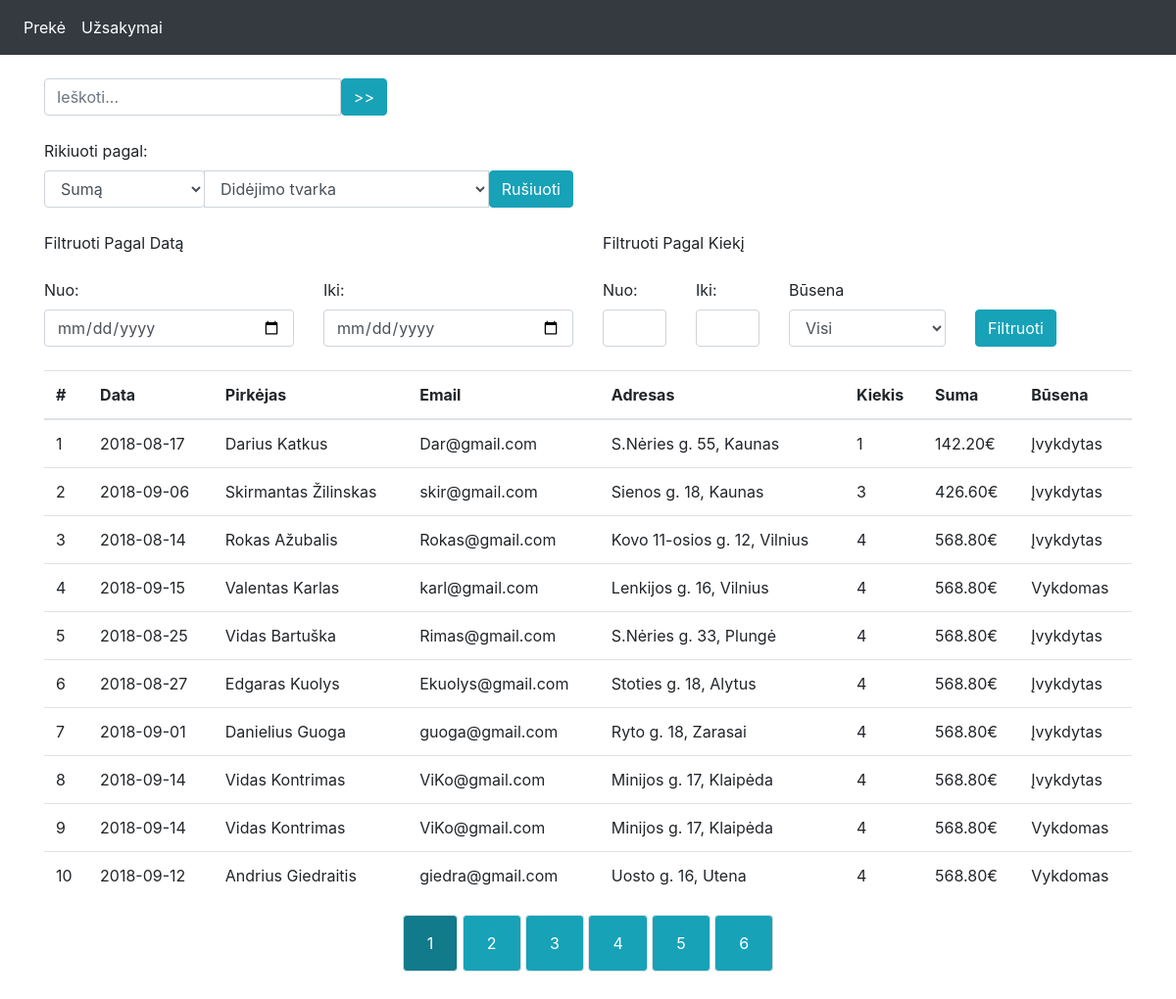
/order, run on the app's committed database.
### tables this page shows
CREATE TABLE `orders` (
  `id` int(11) NOT NULL,
  `product_id` int(11) NOT NULL,
  `quantity` int(11) NOT NULL,
  `total_price` decimal(13,2) NOT NULL,
  `adress` varchar(50) NOT NULL,
  `city` varchar(50) NOT NULL,
  `customer_name` varchar(50) NOT NULL,
  `order_date` date NOT NULL,
  `status` varchar(50) NOT NULL DEFAULT 'Vykdomas',
  `customer_last_name` varchar(50) NOT NULL,
  `customer_email` varchar(50) NOT NULL
);

### libs/View.php (called while the page is built, shortened)
<?php
class View
{
	public function view($viewScript)
	{
		require("views/$viewScript.php");
	}
}

### Controllers/OrderController.php (called while the page is built, shortened)
<?php
require_once 'Models/Order.php';
class OrderController extends Controller
{
	public function index()
	{
		$this->view->perPage = 10;
		if (isset($_GET['page'])) {
			$this->view->page = $_GET['page'];
		} else {
			$this->view->page = 1;
		}
		$this->view->pageFirstRecord = ($this->view->page - 1) * $this->view->perPage;
		if (isset($_GET['orderby']) && isset($_GET['direction'])) {
			$this->view->orderby = $_GET['orderby'];
			$this->view->direction = $_GET['direction'];
		} else {
			$this->view->orderby = 'total_price';
			$this->view->direction = 'ASC';
		}
		if (!empty($_GET['date1']) && !empty($_GET['date2'])) {
			$this->view->date1 = $_GET['date1'];
			$this->view->date2 = $_GET['date2'];
		} else {
			$this->view->date1 = '2000-01-01';
			$this->view->date2 = '2200-01-01';
		}
		$order = new Order;
		$this->view->orders = $order->selectOrders($_GET);
        $this->view->view('orders/index');
	}
}

### index.php (called while the page is built)
<?php
require 'Kernel/App.php';
new App();

### Models/Model.php (called while the page is built, shortened)
<?php
require_once 'libs/Dbh.php';
class Model
{
    public function select($sql)
    {
        $dbh = new Dbh;
        $this->pdo = $dbh->connect();
        $query = $this->pdo->prepare($sql);
        $query->execute();
        return $query->fetchAll(PDO::FETCH_ASSOC);
    }
}

### libs/Dbh.php (called while the page is built, shortened)
<?php
class Dbh
{
    public $pdo;
    public function connect()
    {
        $this->host = '127.0.0.1';
        $this->user = 'root';
        $this->password = '';
        $this->dbname = 'nfq';
        $this->charset = 'utf8mb4';
        $dsn = 'mysql:host='.$this->host.';dbname='.$this->dbname.';charset='.$this->charset;
        try {
            $this->pdo = new PDO($dsn,$this->user,$this->password);
        } catch (\Exception $e) {
            echo $e;
        }
        return $this->pdo;
    }
}

### Models/Order.php (called while the page is built, shortened)
<?php
require_once 'Models/Model.php';
class Order extends Model
{
    public function selectOrders($data)
    {
        if (isset($data['orderby']) && isset($data['direction'])) {
			$orderby = $data['orderby'].' '.$data['direction'];
		} else {
			$orderby = "total_price ASC";
		}
		if (!empty($data['date1']) && !empty($data['date2'])) {
			$date = "WHERE order_date BETWEEN '".$data['date1']."' AND '" .$data['date2']."'";
		} else {
			$date = "WHERE order_date > 2000-01-01";
		}
		if (!empty($data['quantity1']) && !empty($data['quantity2'])) {
			$quantity = "AND quantity BETWEEN ".$data['quantity1']." AND " .$data['quantity2'];
		} else {
			$quantity = '';
		}
		if (!empty($data['status'])) {
			$status = "AND status = '".$data['status']."'";
		} else {
			$status = '';
		}
		if (!empty($data['search'])) {
			$search = htmlspecialchars($data['search']);
			$search = "AND (customer_name LIKE '%$search%' OR customer_last_name LIKE '%$search%' OR adress LIKE '%$search%' OR city LIKE '%$search%' )";
		} else {
			$search = '';
		}
        $sql = "SELECT * FROM orders $date $quantity $status $search ORDER BY $orderby";
		return $this->select($sql);
    }
}

### views/orders/index.php (the view, shortened to what this page needs)
<?php include 'views/layouts/header.php';?>
<form action="/order" method="GET">
    <div class="row mt-4">
        <div class="input-group col-6 col-md-4">
            <input class="form-control" type="text" name="search" value="<?= !empty($this->search) ? $this->search : '' ?>" placeholder="Ieškoti...">
            <button class="btn btn-info" type="submit" name="button">>></button>
        </div>
    </div>
</form>
<form action="/order" method="GET">
    <div class="row mt-4">
        <div class="col-12">
            <label for="sort">Rikiuoti pagal:</label>
        </div>
        <div class="input-group col-12 col-md-6 mb-4">
            <div class="input-group-prepend">
                    <select id="sort" class="form-control" name="orderby">
                        <option <?= ($this->orderby == 'total_price') ? 'selected="selected"' : '' ?> value="total_price">Sumą</option>
                    </select>
            </div>
            <select class="form-control" name="direction">
                <option <?= ($this->direction == 'ASC') ? 'selected="selected"' : '' ?> value="ASC">Didėjimo tvarka</option>
            </select>
            <button class="btn btn-info" type="submit" name="button">Rušiuoti</button>
        </div>
    </div>
</form>
<form class="" action="/order" method="GET">
    <div class="row">
        <div class="col-12 col-lg-6">
            <div class="row">
                <div class="col-12 mb-4">
                    Filtruoti Pagal Datą
                </div>
                <div class="input-group col-6">
                    <label for="from">Nuo: </label>
                </div>
                <div class="input-group col-6">
                    <label for="to">Iki: </label>
                </div>
                <div class="input-group col-6 mb-4">
                    <input class="form-control" id="from" class="ml-1" type="date" name="date1">
                </div>
                <div class="input-group col-6 mb-4">
                    <input class="form-control" id="to" class="ml-1" type="date" name="date2">
                </div>
            </div>
        </div>
        <div class="col-12 col-lg-6">
            <div class="row">
                <div class="col-12 mb-4">
                    Filtruoti Pagal Kiekį
                </div>
                <div class="input-group col-2">
                    <label for="from">Nuo: </label>
                </div>
                <div class="input-group col-2">
                    <label for="to">Iki: </label>
                </div>
                <div class="input-group col-8">
                    <label for="to">Būsena </label>
                </div>
                <div class="input-group col-2 mb-4">
                    <input id="from" class="form-control" class="ml-1" type="number" min="0" name="quantity1" value="<?= !empty($this->quantity1) ? $this->quantity1 : '' ?>">
                </div>
                <div class="input-group col-2 mb-4">
                    <input id="to" class="form-control" class="ml-1" type="number" min="0" name="quantity2" value="<?= !empty($this->quantity2) ? $this->quantity2 : '' ?>">
                </div>
                <div class="input-group col-4 mb-4">
                    <select id="status" class="form-control" name="status">
                        <option <?= (!empty($this->status) && $this->status == '') ? 'selected="selected"' : '' ?> value="">Visi</option>
                    </select>
                </div>
                <div class="input-group col-3 mb-4">
                    <button class="btn btn-info" type="submit">Filtruoti</button>
                </div>
            </div>
        </div>
    </div>
</form>
<table class="table">
    <thead>
        <tr>
        <th>#</th>
        <th>Data</th>
        <th>Pirkėjas</th>
        <th>Email</th>
        <th>Adresas</th>
        <th>Kiekis</th>
        <th>Suma</th>
        <th>Būsena</th>
        </tr>
    </thead>
    <tbody>
        <?php for ($i = $this->pageFirstRecord; $i < count($this->orders) && $i < $this->pageFirstRecord + $this->perPage; $i++) :?>
            <tr>
              <td><?= $i+1 ?></td>
              <td><?= $this->orders[$i]['order_date'] ?></td>
              <td><?= $this->orders[$i]['customer_name'].' '.$this->orders[$i]['customer_last_name'] ?></td>
              <td><?= $this->orders[$i]['customer_email'] ?></td>
              <td><?= $this->orders[$i]['adress'].', '.$this->orders[$i]['city']?></td>
              <td><?= $this->orders[$i]['quantity']?></td>
              <td><?= number_format($this->orders[$i]['total_price'],2)?>€</td>
              <td><?= $this->orders[$i]['status']?></td>
            </tr>
        <?php endfor; ?>
    </tbody>
</table>
<div class="mb-5 text-center">
    <?php for ($i = 1, $a = 0; $a < count($this->orders) ; $a += $this->perPage, $i++) :?>
        <a class="border btn px-4 py-3 btn-info <?= ($this->page == $i) ? 'active' : '' ?>"
            href="/order?page=<?= $i ;?>&orderby=<?=$this->orderby ?>&direction=<?= $this->direction ?>&date1=<?=$this->date1 ?>&date2=<?=$this->date2 ?><?=!empty($this->quantity1) ? '&quantity1='.$this->quantity1 : ''?><?=!empty($this->quantity2) ? '&quantity2='.$this->quantity2 : '' ?><?=!empty($this->status) ? '&status='.$this->status : ''?><?= !empty($this->search) ? '&search='.$this->search : '' ?>">
            <?= $i ;?>
        </a>
    <?php endfor; ?>
</div>
<?php include 'views/layouts/footer.php' ?>

### Kernel/App.php (shortened to what this page needs)
<?php
class App
{
    public function __construct()
    {
        $tokens = explode('?',rtrim($_SERVER['REQUEST_URI']));
        $tokens = explode('/',rtrim($tokens[0]));
        $controllerName = ucfirst($tokens[1]).'Controller';
        if (file_exists('Controllers/'.$controllerName.'.php')) {
            $controller = new $controllerName;
            if (isset($tokens[2])) {
                if (method_exists($controllerName,$tokens[2])) {
                    $method = $tokens[2];
                    if (isset($tokens[3])) {
                        $controller->{$method}($tokens[3]);
                    } else {
                        $controller->{$method}();
                    }
                } else {
                    require_once('Controllers/ErrorController.php');
        			$controller = new ErrorController;
        			$controller->index();
                }
            } else {
				$controller->index();
            }
        } else {
			require_once('Controllers/ErrorController.php');
			$controller = new ErrorController;
			$controller->index();
		}
    }
}

### views/layouts/header.php (shortened to what this page needs)
<!DOCTYPE html>
<html>
	<head>
        <link href="https://stackpath.bootstrapcdn.com/bootstrap/4.1.3/css/bootstrap.min.css" rel="stylesheet">
	</head>
	<body>
        <nav class="navbar navbar-expand navbar-dark bg-dark mr-auto">
            <ul class="navbar-nav mr-auto">
              <li class="nav-item">
                <a class="nav-link text-white" href="/">Prekė</a>
              </li>
              <li class="nav-item">
                <a class="nav-link text-white" href="/order">Užsakymai</a>
              </li>
            </ul>
        </nav>
		<div class="container">

### views/layouts/footer.php
        </div>
    </body>
</html>

### data on the page
orders: order_date "2018-08-17", customer_name "Darius", customer_last_name "Katkus", customer_email "Dar@gmail.com", adress "S.Nėries g. 55", city "Kaunas", quantity "1", total_price "142.20", status "Įvykdytas"
orders: order_date "2018-09-06", customer_name "Skirmantas", customer_last_name "Žilinskas", customer_email "skir@gmail.com", adress "Sienos g. 18", city "Kaunas", quantity "3", total_price "426.60", status "Įvykdytas"
orders: order_date "2018-08-14", customer_name "Rokas", customer_last_name "Ažubalis", customer_email "Rokas@gmail.com", adress "Kovo 11-osios g. 12", city "Vilnius", quantity "4", total_price "568.80", status "Įvykdytas"
orders: order_date "2018-09-15", customer_name "Valentas", customer_last_name "Karlas", customer_email "karl@gmail.com", adress "Lenkijos g. 16", city "Vilnius", quantity "4", total_price "568.80", status "Vykdomas"
orders: order_date "2018-08-25", customer_name "Vidas", customer_last_name "Bartuška", customer_email "Rimas@gmail.com", adress "S.Nėries g. 33", city "Plungė", quantity "4", total_price "568.80", status "Įvykdytas"
orders: order_date "2018-08-27", customer_name "Edgaras", customer_last_name "Kuolys", customer_email "Ekuolys@gmail.com", adress "Stoties g. 18", city "Alytus", quantity "4", total_price "568.80", status "Įvykdytas"
orders: order_date "2018-09-01", customer_name "Danielius", customer_last_name "Guoga", customer_email "guoga@gmail.com", adress "Ryto g. 18", city "Zarasai", quantity "4", total_price "568.80", status "Įvykdytas"
orders: order_date "2018-09-14", customer_name "Vidas", customer_last_name "Kontrimas", customer_email "ViKo@gmail.com", adress "Minijos g. 17", city "Klaipėda", quantity "4", total_price "568.80", status "Įvykdytas"
orders: order_date "2018-09-14", customer_name "Vidas", customer_last_name "Kontrimas", customer_email "ViKo@gmail.com", adress "Minijos g. 17", city "Klaipėda", quantity "4", total_price "568.80", status "Vykdomas"
orders: order_date "2018-09-12", customer_name "Andrius", customer_last_name "Giedraitis", customer_email "giedra@gmail.com", adress "Uosto g. 16", city "Utena", quantity "4", total_price "568.80", status "Vykdomas"
